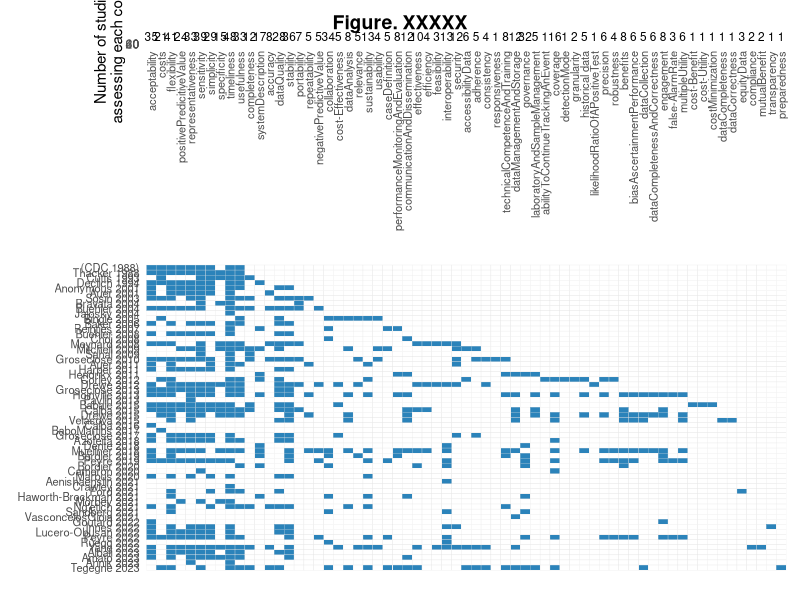

Reproduce this figure in R.
## ---- chunk 1
###0. Prepare Packages###

# install.packages(c("readr","dplyr","tidyr","ggplot2","cowplot","here"))

library(readr)
library(dplyr)
library(tidyr)
library(ggplot2)
library(cowplot)
library(here)
fig_dir <- here::here("figures")       
if (!dir.exists(fig_dir)) dir.create(fig_dir)

###1. Prepare data###
df <- read_csv("data_raw/phes_ef_all_concept_long_workbook.csv") %>%
  filter(
    !scr_term %in% c("missing", "FALSE"),
    !is.na(scr_term)
    ) %>%
  mutate(year = as.numeric(year))

###2. set the chronical order for the data###
term_years <- df %>%
  group_by(scr_term) %>%
  summarise(first_year = min(year, na.rm = TRUE), .groups = "drop") %>%
  arrange(first_year, scr_term)

study_years <- df %>%
  group_by(study_id) %>%
  summarise(first_year = min(year, na.rm = TRUE), .groups = "drop") %>%
  arrange(first_year, study_id)

terms_order <- term_years$scr_term
study_order <- study_years$study_id

df <- df %>%
  mutate(
    scr_term = factor(scr_term, levels = terms_order, ordered = TRUE),
    study_id = factor(study_id, levels = study_order, ordered = TRUE)
  )
###3. term count###
term_counts <- tibble(scr_term = terms_order) %>%
  left_join(count(df, scr_term, name = "count"), by = "scr_term") %>%
  mutate(count = coalesce(count, 0)) %>%
  arrange(factor(scr_term, levels = terms_order))

max_count <- max(term_counts$count)

###4. Bar plot###
bar_plot <- ggplot(term_counts,
                   aes(x = factor(scr_term, levels = terms_order),
                       y = count)) +
  geom_col(width = 1, fill = "#2B83BA") +
  geom_text(aes(label = count), vjust = -0.35, size = 3) +
  labs(x = NULL,
       y = "Number of studies\nassessing each concept") +
  theme_minimal(base_size = 11) +
  theme(
    axis.text.x  = element_text(angle = 90, vjust = 0.5, hjust = 1, size = 8),
    axis.ticks.x = element_blank(),
    panel.grid   = element_blank(),
    panel.border = element_blank(),
    axis.line    = element_blank(),
    axis.title.y = element_text(margin = margin(r = 0)),
    plot.margin  = margin(12, 10, 24, 10)
  ) +
  coord_cartesian(ylim = c(0, max_count * 1.25), clip = "off") +
  scale_x_discrete(limits = terms_order, drop = FALSE, expand = c(0, 0))

###5. heatmap ###
heatmap_data <- df %>%
  mutate(study_id = factor(study_id, levels = study_order, ordered = TRUE),
    scr_term = factor(scr_term, levels = terms_order, ordered = TRUE)
  ) %>%
  distinct(study_id, scr_term) %>%
  mutate(value = 1) %>%
  tidyr::complete(study_id, scr_term, fill = list(value = 0))

heatmap_plot <- ggplot(heatmap_data,
                       aes(x = scr_term,
                           y = study_id,
                           fill = value)) +
  geom_tile(color = "grey90") +
  scale_fill_gradient(low = "white", high = "#2B83BA") +
  scale_x_discrete(limits = terms_order, drop = FALSE, expand = c(0, 0)) +
  scale_y_discrete(limits = rev(study_order),   ### make sure it's chronical
                   expand = c(0.04, 0)) +
  labs(x = NULL, y = NULL) +
  theme_minimal(base_size = 11) +
  theme(
    legend.position   = "none",
    axis.text.x       = element_blank(),
    axis.ticks        = element_blank(),
    axis.text.y       = element_text(size = 8, lineheight = 1.15),
    panel.grid        = element_blank(),
    panel.border      = element_blank(),
    axis.line         = element_blank(),
    plot.margin       = margin(2, 10, 12, 10)
  )

###6. combine bargraph and heatmap###
aligned <- cowplot::align_plots(bar_plot, heatmap_plot,
                                align = "v", axis = "lr")

combined_plot <- cowplot::plot_grid(
  cowplot::ggdraw() +
    cowplot::draw_label("Figure. XXXXX",
                        fontface = "bold", size = 14, hjust = 0.5),
  # combine
  cowplot::plot_grid(aligned[[1]], aligned[[2]],
                     ncol = 1, rel_heights = c(3, 5)),
  ncol = 1,
  rel_heights = c(0.08, 1)
)

###7. save the figure###
ggsave(
  filename = file.path(fig_dir, "upset_bar_heatmap.pdf"), 
  plot = combined_plot,
  width = 24, height = 13, units = "in", dpi = 300)

